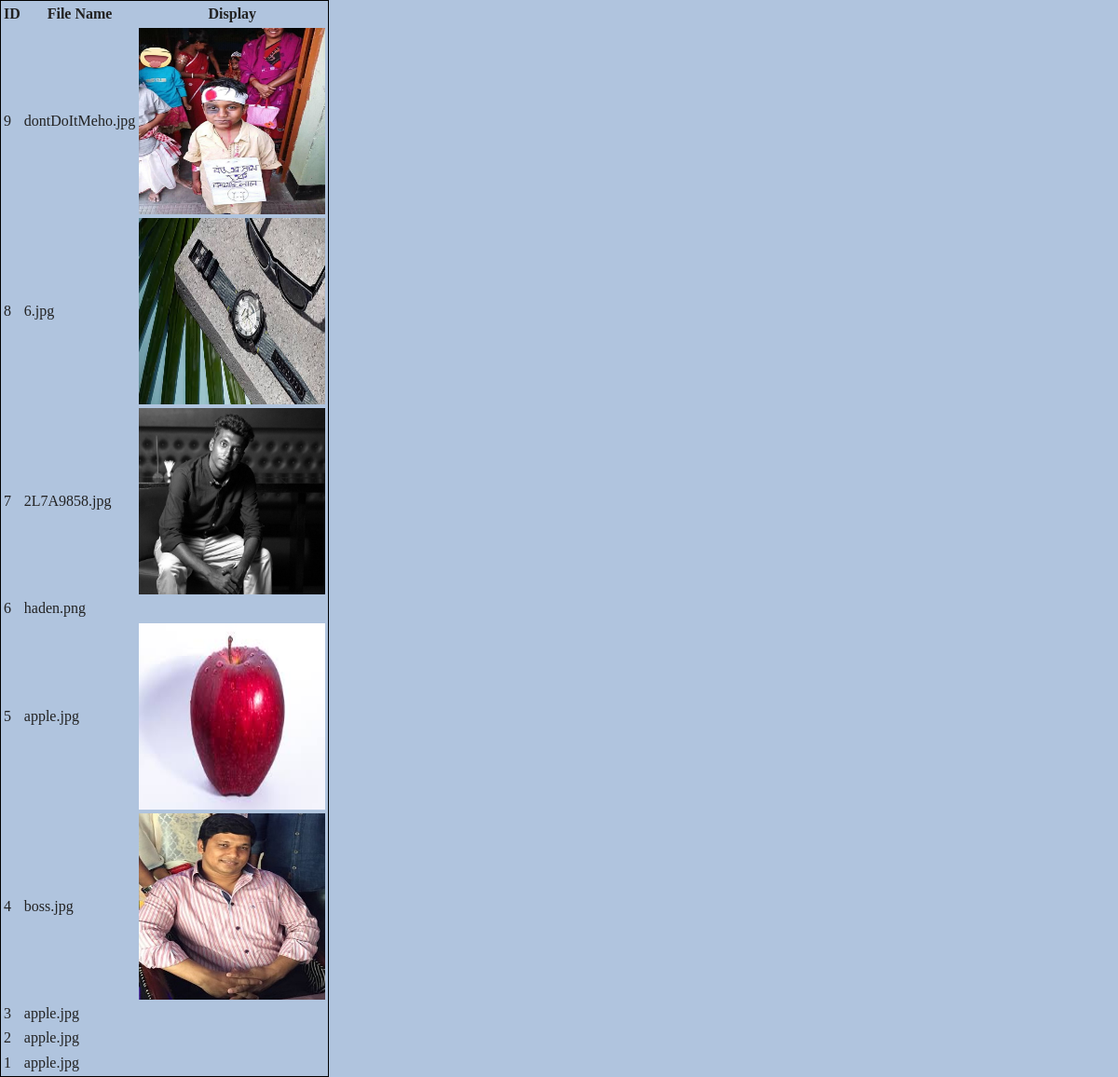
The page / on the database its author committed.
### tables this page shows
CREATE TABLE IF NOT EXISTS `file` (
  `id` int(11) NOT NULL AUTO_INCREMENT,
  `file_name` varchar(255) NOT NULL,
  `file_title` varchar(255) NOT NULL,
  `file_type` varchar(255) NOT NULL,
  `file_status` tinyint(4) NOT NULL,
  PRIMARY KEY (`id`)
);

### database/database.php (called while the page is built, shortened)
<?php
class Database {
    public $host    = DB_HOST;
    public $user    = DB_USER;
    public $pass    = DB_PASS;
    public $dbname  = DB_NAME;
    public $link;
    private function connectDB()
    {
       $this->link = new mysqli(
                    $this->host,
                    $this->user,
                    $this->pass,
                    $this->dbname
                    );
    }
    public function select($query)
    {
        $result= $this->link->query($query) or die($this->link->error.__LINE__);
        if($result->num_rows > 0)
        {
            return $result;
        }
        else
        {
            return false;
        }
    }
}

### index.php (the view, shortened to what this page needs)
<!doctype html>
<html class="no-js" lang="">
<head>
    <link rel="stylesheet" href="css/normalize.css">
    <link rel="stylesheet" href="css/main.css">
</head>
<body>
<?php
    include 'database/database.php';
    $db= new Database();
    $query = "SELECT * FROM file ORDER BY id DESC";
    $files = $db->select($query);
?>
    <div class="row theDrop" id="theDrop">
        <div class="col-sm-12">
            <form id="dropSubmit" class="box" method="post" action="upload.php" enctype="multipart/form-data">
            <table class="table table-hover" style="border: 1px solid activecaption;">
                <thead>
                <tr>
                    <th>ID</th>
                    <th>File Name</th>
                    <th>Display</th>
                </tr>
                </thead>
                <tbody>
                <?php if($files){ ?>
                    <?php while ($row = $files->fetch_assoc()){ ?>
                        <tr>
                            <td><?php echo $row['id']?></td>
                            <td><?php echo $row['file_name']?></td>
                            <td><?php if($row['file_type'] == 'image/jpeg'){ ?>
                                    <img src="upload/<?php echo $row['file_name']?>" alt="<?php echo $row['file_name']?>">
                                <?php }?>
                            </td>
                        </tr>
                    <?php } ?>
                <?php } else {?>
                    <p style="color: red;">Data is not available..</p>
                <?php }?>
                </tbody>
            </table>
            </form>
        </div>
    </div>
</body>
</html>

### css/main.css (style rules this page uses)
html { color: #222; font-size: 1em; line-height: 1.4; }
audio, canvas, iframe, img, svg, video { vertical-align: middle; }

### index.php (style rules this page uses)
body { background: lightsteelblue; }
form { position: absolute; width: 100%; height: 600px; }
img { width: 200px; height: 200px; }

### rows shown on the page
file: id "9", file_name "dontDoItMeho.jpg", file_name (picture)
file: id "8", file_name "6.jpg", file_name (picture)
file: id "7", file_name "2L7A9858.jpg", file_name (picture)
file: id "6", file_name "haden.png"
file: id "5", file_name "apple.jpg", file_name (picture)
file: id "4", file_name "boss.jpg", file_name (picture)
file: id "3", file_name "apple.jpg"
file: id "2", file_name "apple.jpg"
file: id "1", file_name "apple.jpg"
